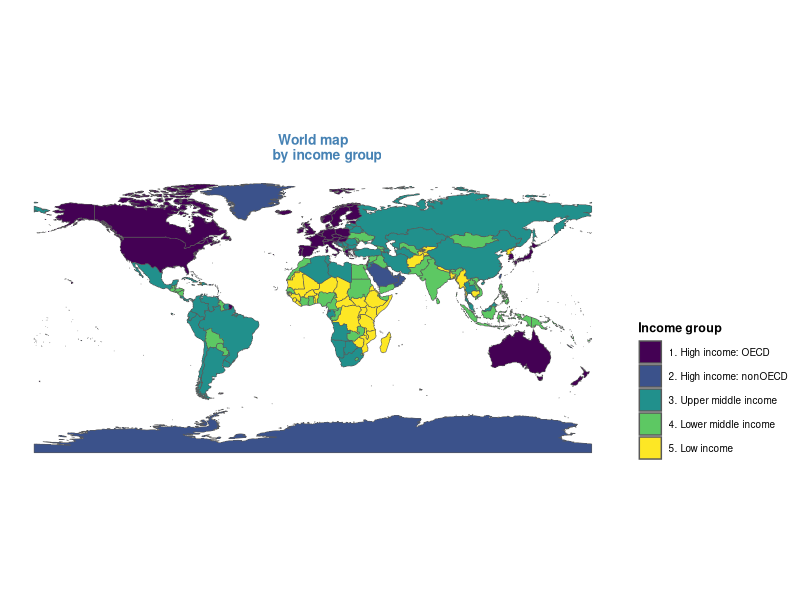
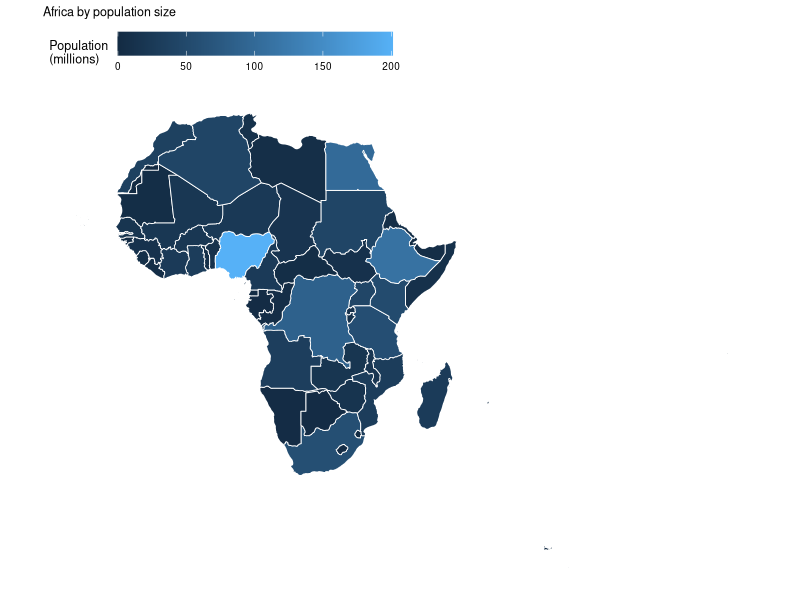

Generate these figures, in order, with R:
install.packages("sf")
install.packages("ggthemes")
install.packages("rnaturalearth")

library(tidyverse)
library(sf)
library(ggthemes)
library(rnaturalearth)


world <- ne_countries(scale = "medium",
                      returnclass = "sf")

view(world)


world %>% 
  ggplot(aes(fill = income_grp))+ 
  geom_sf()+
  labs(title = "World map
       by income group",
       fill = "Income group")+
  scale_fill_viridis_d()+
  theme_map()+
  theme(legend.position = "right",
        legend.title = element_text(face = "bold"),
        plot.title = element_text(size = 10,
                                  color = "steelblue",
                                  hjust = 0.5,
                                  face = "bold"))

world %>% 
  filter(region_un == "Africa") %>% 
  ggplot()+
  geom_sf(aes(fill = pop_est/1e6),
          # color of line
          color = "white",
          lwd = 0.3)+
  labs(title = "Africa by population size",
       fill = "Population \n(millions)")+
  theme_map()+
  theme(legend.position = "top",
        legend.key.width = unit(1.4, "cm"),
        plot.title = element_text(size = 9))
